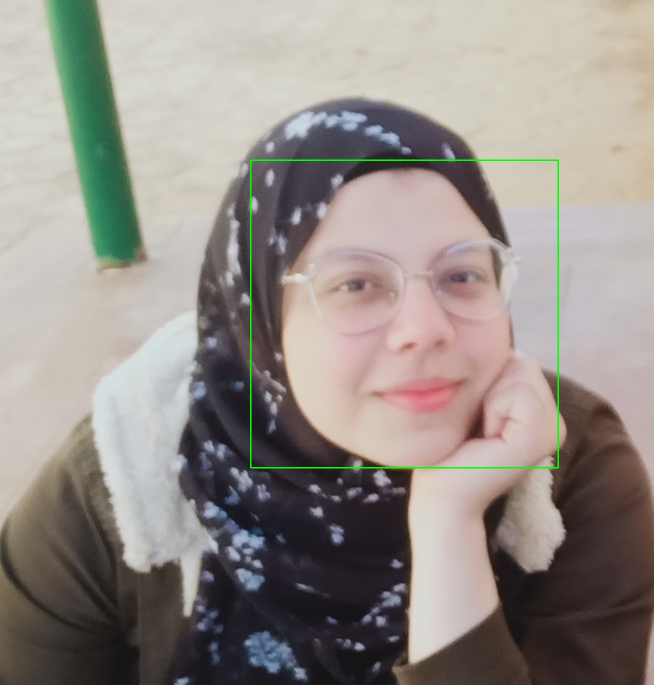
#> input picture model training/images/post_processing/mariam_m/IMG_20230510_004345_resized.jpg, 1307 x 1369 px, found by its file name (shown at 1/2 size); its folder holds only this picture in this run
$ jupyter execute --allow-errors prepare_dataset.ipynb
#> lines starting #> are read from the running program, lines starting #| are printed output that depends on the picture
[cell 1]
import imgaug.augmenters as iaa
from PIL import Image
import numpy as np
import os
import cv2

# [32 lines left out: function image_augmention, not called in this run]

[cell 2]
import cv2
import os
import numpy as np
import pickle


def convert_to_mat(dir_path,images,label):
    # Loop through all the image files in the directory
    for filename in os.listdir(dir_path):
        if filename.endswith((".JPG",".jpg", ".jpeg", ".png", ".bmp", ".gif")):
            # Read the image file
            img = cv2.imread(os.path.join(dir_path, filename),cv2.IMREAD_GRAYSCALE)
            img = img.flatten()

            images[0].append(img)
            images[1].append(label)

[cell 3]
# [5 lines of commented-out code are left out]

[cell 4]
def preimage(dir_path, dir_path_save):

    # Load the pre-trained face detection classifier
#> called with dir_path = 'images/pre_processing/mariam_m', dir_path_save = 'images/post_processing/mariam_m'
    face_cascade = cv2.CascadeClassifier('haarcascade_frontalface_default.xml')


    # Loop through all the image files in the directory
    for filename in os.listdir(dir_path):
        if filename.endswith((".JPG",".jpg", ".jpeg", ".png", ".bmp", ".gif")):
            # Read the image file
            img = cv2.imread(os.path.join(dir_path, filename))
#> img is the input picture: shape (1369, 1307, 3); mean B, G, R 135.9, 141.8, 148.3

            gray = cv2.cvtColor(img, cv2.COLOR_BGR2GRAY)
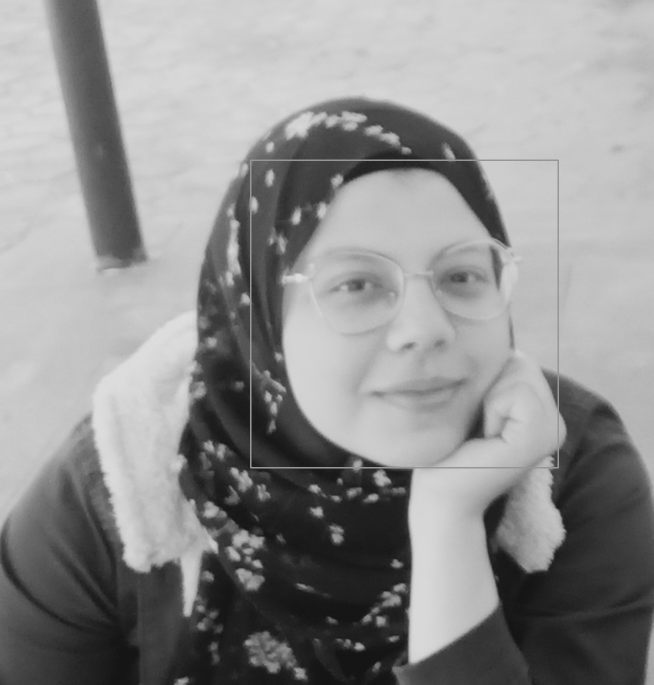
#> gray: shape (1369, 1307) (shown at 1/2 size); min 18, max 222, mean 143.1

            faces = face_cascade.detectMultiScale(
                gray, scaleFactor=1.05, minNeighbors=5)
#> faces = [[538, 351, 554, 554]]

            max = 0
            for i in range(len(faces)):
                if faces[i][2] * faces[i][3] > max:
                    max = faces[i][2] * faces[i][3]
                    real_face = faces[i]
#> this loop made 1 pass
#> (max, real_face) on pass 1: (306916, [538, 351, 554, 554])
#> after the loop, max = 306916

            x, y, w, h =  real_face
#> x = 538; y = 351; w = 554; h = 554
            cropped_img = gray[y:y+h, x:x+w]
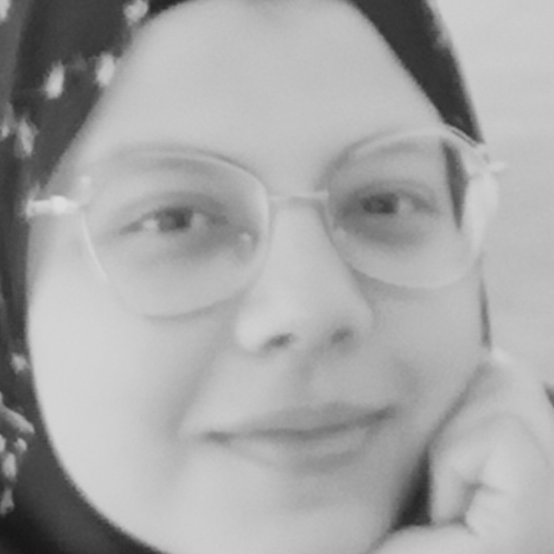
#> cropped_img: shape (554, 554); min 22, max 222, mean 165.7

            try:
                cropped_img = cv2.resize(cropped_img, (62, 47))
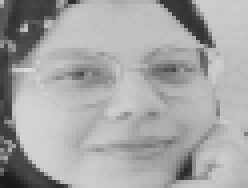
#> cropped_img: shape (47, 62) (shown 4 times larger); min 24, max 220, mean 165.6
                # Save the resized image with a new filename
                new_filename = os.path.splitext(filename)[0] + "_resized.jpg"
                cv2.imwrite(os.path.join(dir_path_save, new_filename), cropped_img)
            except:
                pass

[cell 5]
import os
import cv2


# [42 lines left out: function preimage_test, not called in this run]

[cell 6]
# preimage("images/pre_processing/mahmoud", "images/post_processing/mahmoud")
preimage("images/pre_processing/mariam_m", "images/post_processing/mariam_m")
# [9 lines of commented-out code are left out]

[cell 7]
images = [[],[]]

#> (the rest of this cell did not finish here and is left out)

$ run again, on model training/images/post_processing/mariam_m/IMG_20230510_010807_resized.jpg
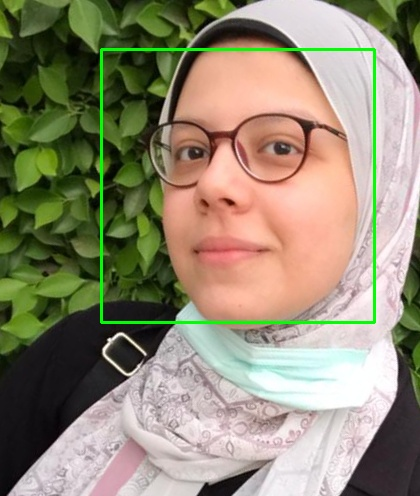
#> input picture model training/images/post_processing/mariam_m/IMG_20230510_010807_resized.jpg, 420 x 496 px, found by its file name
#> in preimage, img is the input picture: shape (496, 420, 3); mean B, G, R 114.7, 137.8, 145.2
#> in preimage, `gray = cv2.cvtColor(img, cv2.COLOR_BGR2GRAY)`:
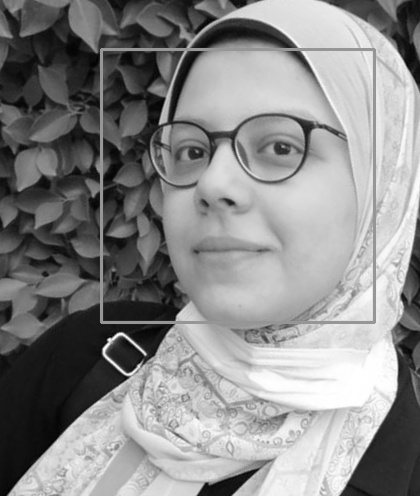
#> gray: shape (496, 420); min 1, max 255, mean 137.4
#> faces = [[109, 54, 254, 254]]
#> the loop in preimage, `for i in range(len(faces)):` made 1 pass
#> (max, real_face) on pass 1: (64516, [109, 54, 254, 254])
#> after the loop in preimage, `for i in range(len(faces)):`: max = 64516
#> x = 109; y = 54; w = 254
#> in preimage, `cropped_img = cv2.resize(cropped_img, (62, 47))`:
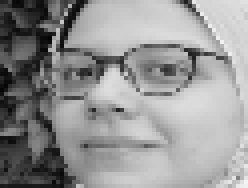
#> cropped_img: shape (47, 62) (shown 4 times larger); min 4, max 243, mean 147.9
